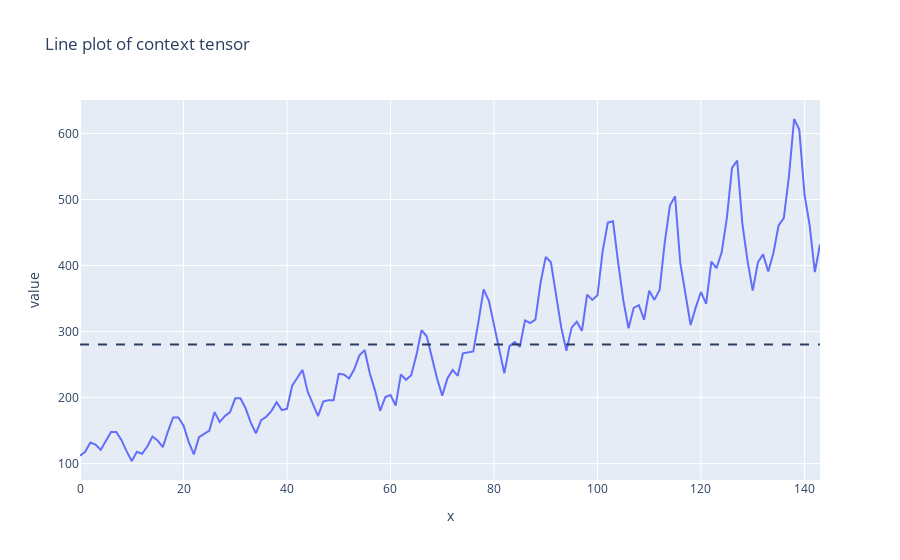

This figure's notebook cell:
### Code cell
# Plot context
y = context.detach().cpu().numpy()

# Use Plotly Express to plot
fig = px.line(y=y,
              labels={'index': 'step', 'y': 'value'},
              title='Line plot of context tensor')

# plot scale as a horizontal line on the plot
fig.add_hline(y=scale[0], line_dash="dash")
fig.show()

### Figure 1 — Plotly figure (JSON) as saved in the notebook; plotly's stock layout.template omitted (floating-point values rounded to 4 significant figures; data arrays with more than 128 entries replaced by an {"elided": "..."} marker saying what was removed)
{"data": [{"hovertemplate": "x=%{x}<br>value=%{y}<extra></extra>", "legendgroup": "", "line": {"color": "#636efa", "dash": "solid"}, "marker": {"symbol": "circle"}, "mode": "lines", "name": "", "orientation": "v", "showlegend": false, "type": "scatter", "x": {"elided": "144 int values"}, "xaxis": "x", "y": {"elided": "144 int values"}, "yaxis": "y"}], "layout": {"legend": {"tracegroupgap": 0}, "shapes": [{"line": {"dash": "dash"}, "type": "line", "x0": 0, "x1": 1, "xref": "x domain", "y0": 280.3, "y1": 280.3, "yref": "y"}], "title": {"text": "Line plot of context tensor"}, "xaxis": {"anchor": "y", "domain": [0, 1], "title": {"text": "x"}}, "yaxis": {"anchor": "x", "domain": [0, 1], "title": {"text": "value"}}}}
